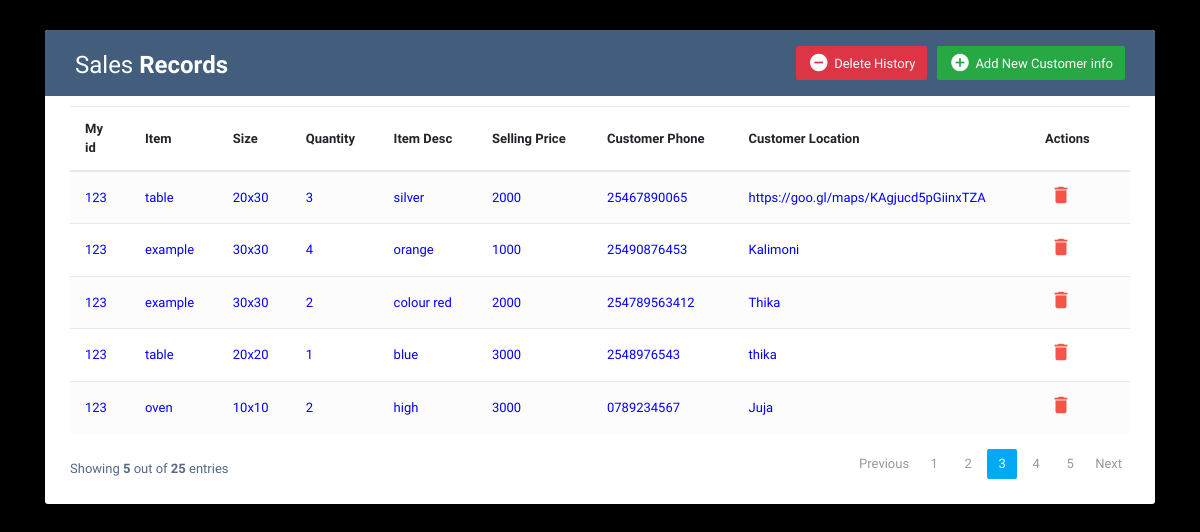
Screenshot of /sales (signed in) with the database file from the repository.
### forms.py (models this page shows)
class orders(data.Model):
    id=data.Column(data.Integer,primary_key=True)
    eid=data.Column(data.Integer,nullable=True)
    fname=data.Column(data.String(50),nullable=True)
    phone=data.Column(data.String(20),nullable=True)
    item=data.Column(data.String(20),nullable=True)
    size=data.Column(data.Integer,nullable=True)
    quant=data.Column(data.Integer,nullable=True)
    desc=data.Column(data.Text,nullable=True)
    quantity=data.Column(data.String(10),nullable=True)
    sprice=data.Column(data.Integer,nullable=True)
    dprice=data.Column(data.Integer,nullable=True)
    ddate=data.Column(data.String(20),nullable=True)
    customer=data.Column(data.String(50),nullable=True)
    cphone=data.Column(data.String(20),nullable=True)
    town=data.Column(data.String(50),nullable=True)
    loc=data.Column(data.Text,nullable=True)
    date=data.Column(data.DateTime,nullable=False,default=datetime.utcnow)
    s_id=data.Column(data.Integer,data.ForeignKey('member.eid'),nullable=False)
    def __repr__(self):
        return str(self.id)

### forms.py (the view)
@app.route("/sales")
@login_required
def sales():
    info=orders.query.filter_by(eid=current_user.eid).all()
    print(info)
    return render_template("sales.html",info=info)

### forms.py (called while the page is built)
@lm.user_loader
def load_user(s_id):
    return member.query.get(int(s_id))

### template/sales.html (shortened to what this page needs)
<!DOCTYPE html>
<html lang="en">
<head>
<link rel="stylesheet" href="https://stackpath.bootstrapcdn.com/bootstrap/4.5.0/css/bootstrap.min.css">
<link rel="stylesheet" href="https://maxcdn.bootstrapcdn.com/font-awesome/4.7.0/css/font-awesome.min.css">
</head>
<body style="background-color:black">
<div class="container-xl">
	<div class="table-responsive">
		<div class="table-wrapper">
			<div class="table-title">
				<div class="row">
					<div class="col-sm-6">
						<h2>Sales <b>Records</b></h2>
					</div>
					<div class="col-sm-6">
						<a href="#addEmployeeModal" class="btn btn-success" data-toggle="modal"><i class="material-icons">&#xE147;</i> <span>Add New Customer info</span></a>
						<a href="#deleteEmployeeModal" class="btn btn-danger" data-toggle="modal"><i class="material-icons">&#xE15C;</i> <span>Delete History</span></a>
					</div>
				</div>
			</div>
			<table class="table table-striped table-hover" >
				<thead>
					<tr>
						<th>My id</th>
						<th>Item</th>
						<th>Size</th>
						<th>Quantity</th>
						<th>Item Desc</th>
						<th>Selling Price</th>
						<th>Customer Phone</th>
						<th>Customer Location</th>
						<th>Actions</th>
					</tr>
				</thead>
				<tbody style="color:blue">
					{% for data in info %}
					<tr>
						<td>{{data.eid}}</td>
						<td>{{data.item}}</td>
						<td>{{data.size}}</td>
						<td>{{data.quant}}</td>
						<td>{{data.desc}}</td>
						<td>{{data.sprice}}</td>
						<td>{{data.cphone}}</td>
						<td>{{data.loc}}</td>
						<td>
							<a href="#deleteEmployeeModal" class="delete" data-toggle="modal"><i class="material-icons" data-toggle="tooltip" title="Revoke">&#xE872;</i></a>
						</td>
					</tr>
					{% endfor %}
				</tbody>
			</table>
			<div class="clearfix">
				<div class="hint-text">Showing <b>5</b> out of <b>25</b> entries</div>
				<ul class="pagination">
					<li class="page-item disabled"><a href="#">Previous</a></li>
					<li class="page-item"><a href="#" class="page-link">1</a></li>
					<li class="page-item"><a href="#" class="page-link">2</a></li>
					<li class="page-item active"><a href="#" class="page-link">3</a></li>
					<li class="page-item"><a href="#" class="page-link">4</a></li>
					<li class="page-item"><a href="#" class="page-link">5</a></li>
					<li class="page-item"><a href="#" class="page-link">Next</a></li>
				</ul>
			</div>
		</div>
	</div>
</div>
</body>
</html>

### template/sales.html (style rules this page uses)
body { color: #566787; background: #f5f5f5; font-family: 'Varela Round', sans-serif; font-size: 13px; }
.table-responsive { margin: 30px 0; }
.table-wrapper { background: #fff; padding: 20px 25px; border-radius: 3px; min-width: 1000px; box-shadow: 0 1px 1px rgba(0,0,0,.05); }
.table-title { padding-bottom: 15px; background: #435d7d; color: #fff; padding: 16px 30px; min-width: 100%; margin: -20px -25px 10px; border-radius: 3px 3px 0 0; }
.table-title h2 { margin: 5px 0 0; font-size: 24px; }
.table-title .btn { color: #fff; float: right; font-size: 13px; border: none; min-width: 50px; border-radius: 2px; border: none; outline: none !important; margin-left: 10px; }
.table-title .btn i { float: left; font-size: 21px; margin-right: 5px; }
.table-title .btn span { float: left; margin-top: 2px; }
table.table tr th, table.table tr td { border-color: #e9e9e9; padding: 12px 15px; vertical-align: middle; }
table.table tr th:first-child { width: 60px; }
table.table tr th:last-child { width: 100px; }
table.table-striped tbody tr:nth-of-type(odd) { background-color: #fcfcfc; }
table.table td:last-child i { opacity: 0.9; font-size: 22px; margin: 0 5px; }
table.table td a { font-weight: bold; color: #566787; display: inline-block; text-decoration: none; outline: none !important; }
table.table td a.delete { color: #F44336; }
table.table td i { font-size: 19px; }
.pagination { float: right; margin: 0 0 5px; }
.pagination li a { border: none; font-size: 13px; min-width: 30px; min-height: 30px; color: #999; margin: 0 2px; line-height: 30px; border-radius: 2px !important; text-align: center; padding: 0 6px; }
.pagination li.active a, .pagination li.active a.page-link { background: #03A9F4; }
.hint-text { float: left; margin-top: 10px; font-size: 13px; }

### rows the page displays
orders: eid "123", item "table", size "20x30", quant "3", desc "silver", sprice "2000", cphone "25467890065", loc "https://goo.gl/maps/KAgjucd5pGiinxTZA"
orders: eid "123", item "example", size "30x30", quant "4", desc "orange", sprice "1000", cphone "25490876453", loc "Kalimoni"
orders: eid "123", item "example", size "30x30", quant "2", desc "colour red", sprice "2000", cphone "254789563412", loc "Thika"
orders: eid "123", item "table", size "20x20", quant "1", desc "blue", sprice "3000", cphone "2548976543", loc "thika"
orders: eid "123", item "oven", size "10x10", quant "2", desc "high", sprice "3000", cphone "0789234567", loc "Juja"
